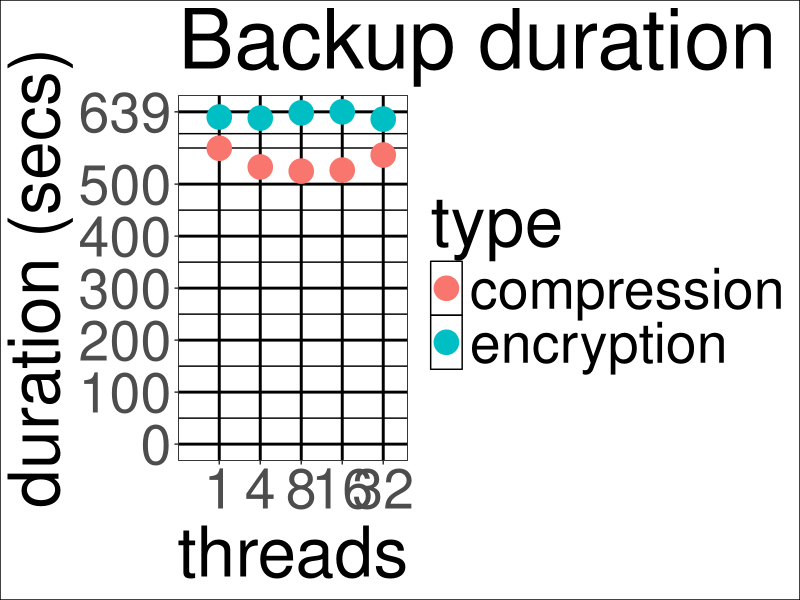
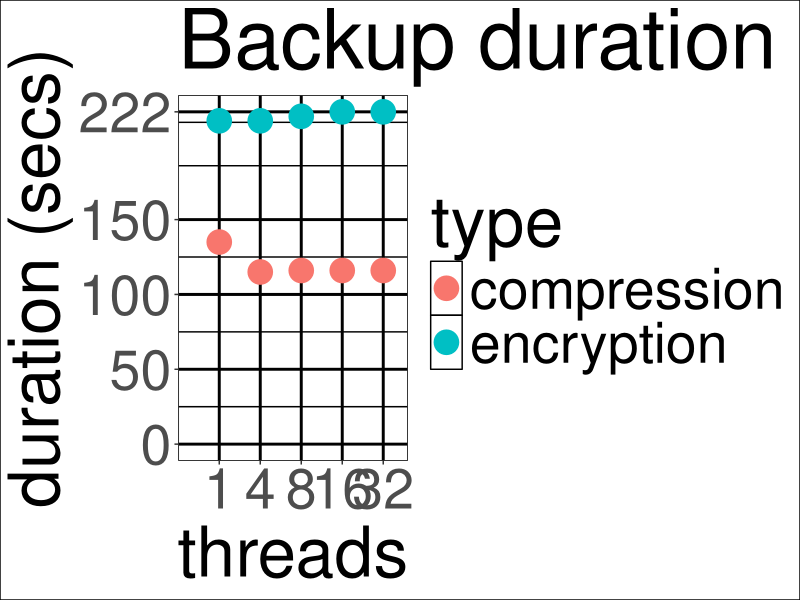

Recreate these plots in R, in order.
## ---- chunk 1
knitr::opts_chunk$set(echo = TRUE)
library(ggplot2)
library(ggthemes)
library(reshape2)
library(knitr)
library(plyr)

label_custom <- function(variable, value) {
    if (value=="compression") {
        return("C")
    } else if (value=="encryption") {
        return("E")
    } else {
        return(as.character(value))
    }
}

data <- read.csv("../alldata.csv", header=T)
durations <- read.csv("../durations.csv", header=T)
diskstats <- read.csv("../diskstats.csv", header=T)

nothreads <- c(1,4,8,16,32)

disks <- c("hdd","ssd")

## ---- chunk 2



baseline_hdd <- as.numeric(subset(durations, type=="baseline" & disk == "hdd")$backup_duration)
baseline_ssd <- as.numeric(subset(durations, type=="baseline" & disk == "ssd")$backup_duration)
hdd <- subset(durations,disk == "hdd" & type != "baseline")
ssd <- subset(durations,disk == "ssd" & type != "baseline")
attach(hdd)
ggplot(subset(durations,disk == "hdd" & type != "baseline"), aes(x=as.factor(threads),y=as.numeric(backup_duration),color=as.factor(type))) + 
scale_colour_discrete(name = "type") +
geom_hline(aes(yintercept=baseline_hdd))+ 
geom_point(size=8) + 
theme_bw() + 
labs(x="threads",y="duration (secs)",title="Backup duration - hdd") + expand_limits(x=0, y=0) + 
scale_y_continuous(breaks=extended_range_breaks()(rbind(0,backup_duration))) + 
theme(panel.grid = element_line(colour="#010101",size=1), panel.background = element_rect(colour="#000000"), plot.background = element_rect(colour="#000000"), strip.background = element_rect(colour="#010101"), text=element_text(size=50), strip.text=element_text(size=60))
detach(hdd)
attach(ssd)
ggplot(subset(durations,disk == "ssd" & type != "baseline"), aes(x=as.factor(threads),y=as.numeric(backup_duration),color=as.factor(type))) + 
scale_colour_discrete(name = "type") +
geom_hline(aes(yintercept=baseline_ssd)) + 
geom_point(size=8) + 
theme_bw() + 
labs(x="threads",y="duration (secs)",title="Backup duration - ssd") + expand_limits(x=0,y=0) +
scale_y_continuous(breaks=extended_range_breaks()(rbind(0,backup_duration))) + 
theme(panel.grid = element_line(colour="#010101",size=1), panel.background = element_rect(colour="#000000"), plot.background = element_rect(colour="#000000"), strip.background = element_rect(colour="#010101"), text=element_text(size=50), strip.text=element_text(size=60))
detach(ssd)


#

